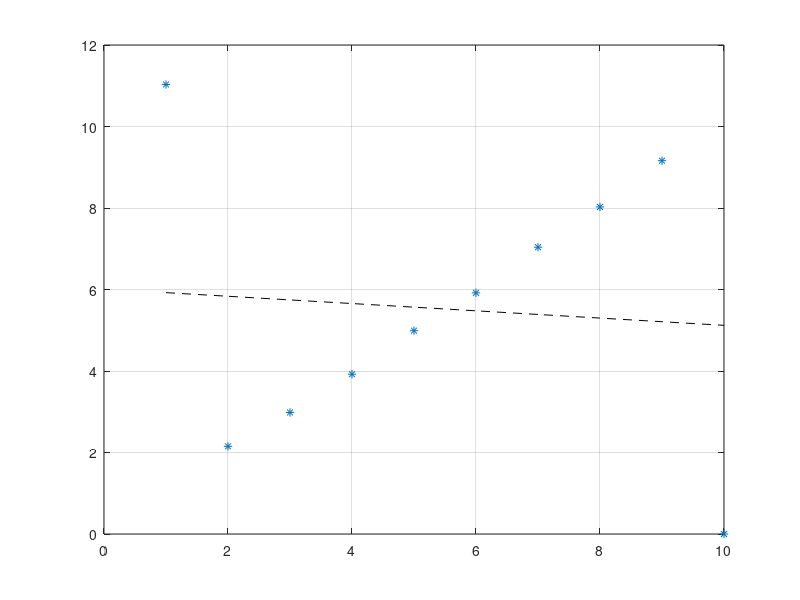

Source code (MATLAB): (Note: this script raises an error after producing the figure.)
close all;
clear all;
clc;

N = 10;
m = 2;

eps = 0.001;
max_it = 100;

% Generacja danych
a1 = 1;
a2 = 0;
x = 1:N;
y = a1 * x + a2 + randn(1, N) / 10;

% Adding fat errors
y(1) = y(1) + 10;
y(10) = 0;

y0 = y;

figure;
plot(x, y0, '*');
hold on;
grid on;

X = [ones(1, N);
     x]';
 
x = x';
y = y';

bin = (X' * X)^(-1) * X' * y;
y_p = bin(1) + bin(2) .* x;
ri = y - y_p;

plot(x, y_p, 'k--')

for i = 1:max_it

   bi = bin;
  
   ri_wins = winsorIt(ri, m);
  
   % Generate new y vector
   y = y_p + ri_wins;
    
   bin = (X' * X)^(-1) * X' * y;
   y_p = bin(1) + bin(2) .* x;
   ri = y - y_p;    

   if (abs(bin - bi) < eps)
       break;
   end
   
   plot(x, y_p);
    
end

disp(['Iterations: ', num2str(i)]);

figure;
plot(x, y0, '*');
hold on;
grid on;
plot(x, y_p);
